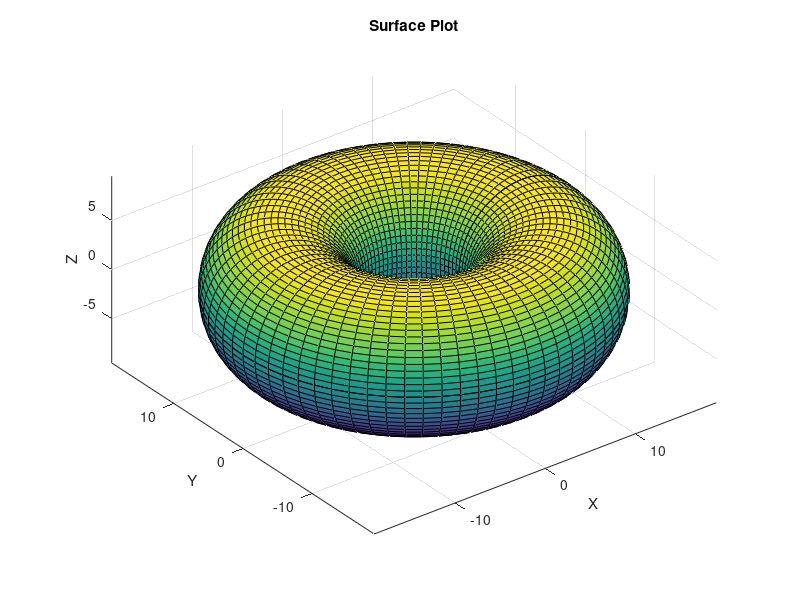

Source code (MATLAB):
clear, clc, close all
c = 12;
a = 7;
u = 0 : pi / 36 : 2*pi;
m = length(u);
v = 0 : pi / 36 : 2*pi;
n = length(v);

U = repmat(u, m, 1);
V = repmat(v', 1, n);

X = ( c + a * cos(V)).*cos(U);
Y = ( c + a * cos(V)).*sin(U);
Z = a*sin(V);

surf(X,Y,Z)

title('Surface Plot')
xlabel('X')
ylabel('Y')
zlabel('Z')

daspect([1 1 1])
axis vis3d
